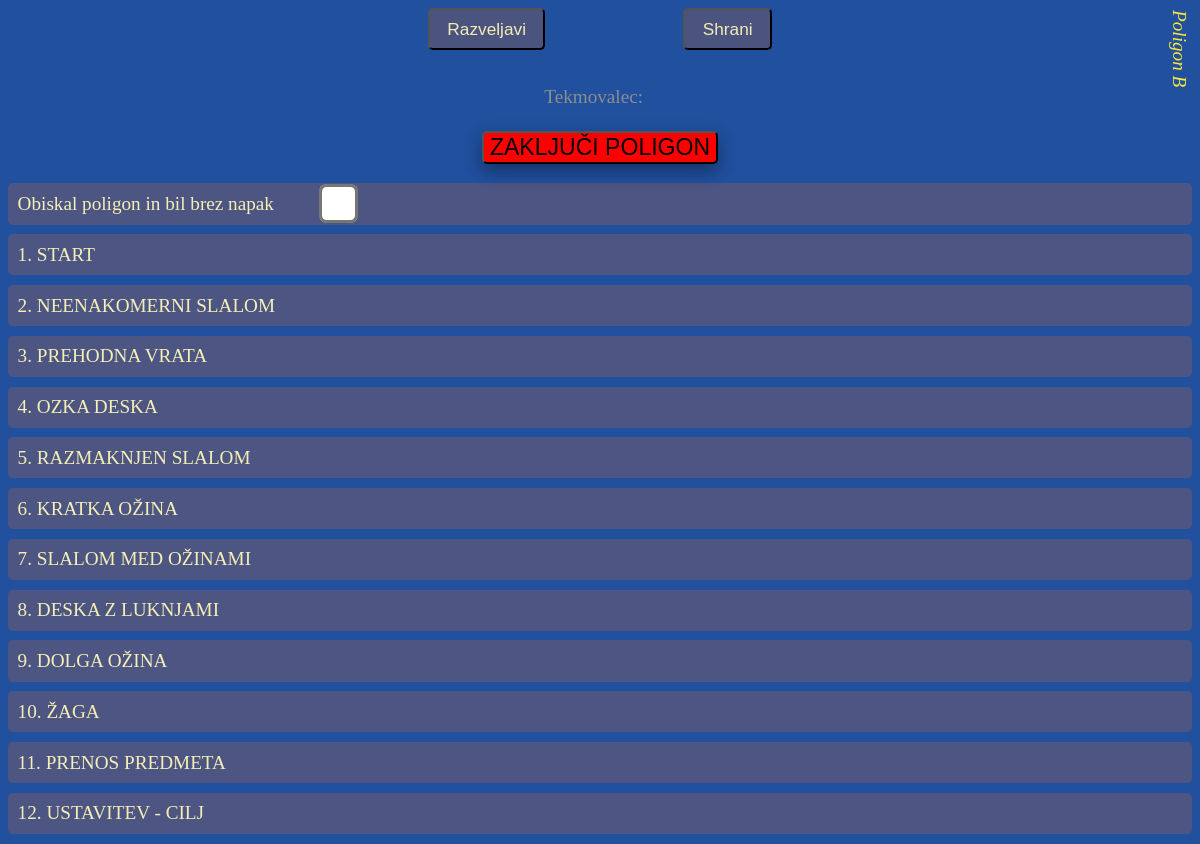
Screenshot of /poligonB.php with the database file from the repository.
### tables this page shows
CREATE TABLE 'Poligon_ovire_opis' ('ID_ovire' INTEGER PRIMARY KEY NOT NULL, 'Ime_ovire' TEXT NOT NULL,'Dolgi_opis' TEXT NOT NULL, 'foto_ovire'  TEXT NOT NULL  , 'Vrstni_redB' INTEGER);

### SQL_branje.php (called while the page is built, shortened)
<?php
	function SQL_maxTekm(){
		$db = new SQLite3('kolesa_vov.sqlite');
		$results = $db->querySingle('SELECT COUNT("Startna_stevilka") FROM "Tekmovalci"');
		return $results;
	}
	function SQL_PoligonBrezNapak($startna){
		$db = new SQLite3('kolesa_vov.sqlite');
		$results = $db->querySingle('SELECT "Stevilo_prekrskov" FROM "Napake_tekmovalcev_poligon" WHERE "Sifra_prekrska" =0 AND "Startna_stevilka"='.$startna.';');
		if ($results!=null){
			return true;
		}else{
			return false;
		}
	}
	function SQL_PoligonOvireImenaB(){
		$db = new SQLite3('kolesa_vov.sqlite');
		$results = $db->query('SELECT "Ime_ovire","ID_ovire" FROM "Poligon_ovire_opis" ORDER BY "Vrstni_redB" ASC;');
		return $results;
	}
?>

### poligonB.php (the view, shortened to what this page needs)
<?php
include 'SQL_branje.php';
if(isset($_POST["startna"])){
if($_POST["startna"]>0){
		$StartnaStevilka=$_POST["startna"];
		if(isset($_POST["gumb"])){
			if(is_numeric($_POST["gumb"])){
				$StartnaStevilka+=$_POST["gumb"];
			}else{$zakluciKT=true;}
		}
	}
}else{
$StartnaStevilka=1;
}
echo "<!DOCTYPE html>\n<HTML>\n<HEAD>\n<title>Tekmovanje - Poligon B</title>\n";
echo "<link rel='stylesheet' type='text/css' href='slog.css'>\n
<link rel='stylesheet' type='text/css' href='spinner.css'>\n
</HEAD>\n<BODY>\n";
echo '<div id="naslov">Poligon B</div>';
echo '<form action="poligonB.php" method="POST">';
echo '<div id="ResetShrani"><button type="reset">Razveljavi</button><button type="submit"  name="gumb" value=0>Shrani</button></div>';
echo '<div id="tekmovalec">Tekmovalec:';
echo '<select name="startna" onchange="this.form.submit()">';
$MaxTekmovalcev=SQL_maxTekm();
echo '</select></div><div id="naprejnazaj">';
if($StartnaStevilka<$MaxTekmovalcev){
echo '<button type="submit"  name="gumb" value=1 autofocus>Naslednji</button></div>';}
else{
echo '<button type="submit" disabled  name="gumb" value=1 autofocus>Naslednji</button></div>';
echo '<div id="zakljuciKT"><button type="submit"  name="gumb" value="ZK" autofocus>ZAKLJUČI POLIGON</button></div>';
}
				if(SQL_PoligonBrezNapak($StartnaStevilka)){
					echo '<div class="ovira">Obiskal poligon in bil brez napak <input  type="hidden" value="0" name="O0"><input type="checkbox" value="1" name="O0" checked="checked"></div>';
				}else{
					echo '<div class="ovira">Obiskal poligon in bil brez napak <input  type="hidden" value="0" name="O0"><input type="checkbox" value="1" name="O0"></div>';
				}
$OvirePoligona=SQL_PoligonOvireImenaB();
$OviraNum=1;
while ($OviraPoligona = $OvirePoligona->fetchArray(SQLITE3_NUM) ){
		echo '<div class="ovira">';
		echo '<div class="ovira_ime"  onclick="skrij('.$OviraNum.')">'.$OviraNum.'. '.$OviraPoligona[0].'</div>';
		echo '</div>';
		$OviraNum++;
}
echo "</BODY>\n</HTML>";
?>

### slog.css (style rules this page uses)
body { background:#20509e; -webkit-user-select: none; -moz-user-select: none; -ms-user-select: none; user-select: none; font-size: 1.2em; }
#naslov { color:#f8e739; font-style: italic; text-align: center; margin-bottom:1em; position:absolute; top:0.5em; right:0.5em; writing-mode: vertical-rl; text-orientation: mixed; }
#ResetShrani { text-align: center; }
#ResetShrani button { background: #4b537f; color: #f3edb5; padding: 0.5em 1em; border-radius: 5px; margin-left:4em; margin-right:4em; margin-bottom:0.3em; font-size: 0.9em; }
#tekmovalec { color: #8d8d8d; text-align: center; margin-top:0.5em; margin-bottom:0.5em; }
#zakljuciKT { margin:1em; text-align: center; }
#zakljuciKT button { background: red; box-shadow: 0 8px 16px 0 rgba(0,0,0,0.2), 0 6px 20px 0 rgba(0,0,0,0.19); border-radius: 5px; font-size: 1.2em; }
.ovira { color:#f5efb6; background:#4d5583; margin-bottom:0.5em; padding: 0.5em; border-radius: 5px; border:2px; border-color:blue; }
input[type='checkbox'] { margin-left:4em; transform : scale(3); }

### rows the page displays
poligon_ovire_opis: Ime_ovire "START"
poligon_ovire_opis: Ime_ovire "NEENAKOMERNI SLALOM"
poligon_ovire_opis: Ime_ovire "PREHODNA VRATA"
poligon_ovire_opis: Ime_ovire "OZKA DESKA"
poligon_ovire_opis: Ime_ovire "RAZMAKNJEN SLALOM"
poligon_ovire_opis: Ime_ovire "KRATKA OŽINA"
poligon_ovire_opis: Ime_ovire "SLALOM MED OŽINAMI"
poligon_ovire_opis: Ime_ovire "DESKA Z LUKNJAMI"
poligon_ovire_opis: Ime_ovire "DOLGA OŽINA"
poligon_ovire_opis: Ime_ovire "ŽAGA"
poligon_ovire_opis: Ime_ovire "PRENOS PREDMETA"
poligon_ovire_opis: Ime_ovire "USTAVITEV - CILJ"
